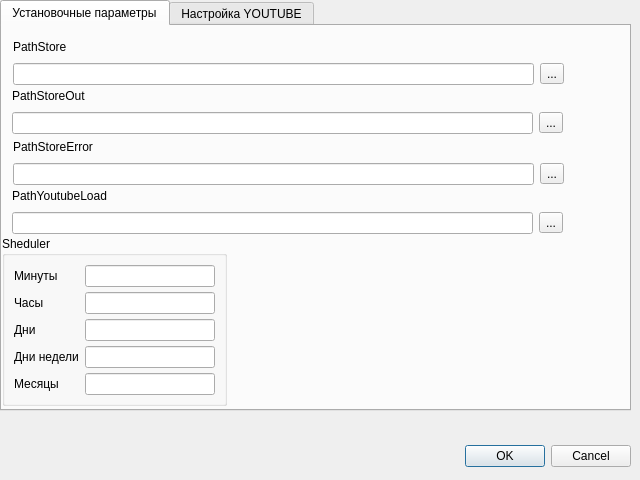
<?xml version="1.0" encoding="UTF-8"?>
<ui version="4.0">
 <class>FormSetup</class>
 <widget class="QDialog" name="FormSetup">
  <property name="geometry">
   <rect>
    <x>0</x>
    <y>0</y>
    <width>640</width>
    <height>480</height>
   </rect>
  </property>
  <property name="windowTitle">
   <string>Dialog</string>
  </property>
  <property name="sizeGripEnabled">
   <bool>false</bool>
  </property>
  <property name="modal">
   <bool>true</bool>
  </property>
  <widget class="QDialogButtonBox" name="buttonBox">
   <property name="geometry">
    <rect>
     <x>10</x>
     <y>440</y>
     <width>621</width>
     <height>32</height>
    </rect>
   </property>
   <property name="orientation">
    <enum>Qt::Horizontal</enum>
   </property>
   <property name="standardButtons">
    <set>QDialogButtonBox::Cancel|QDialogButtonBox::Ok</set>
   </property>
  </widget>
  <widget class="QTabWidget" name="tabWidget">
   <property name="geometry">
    <rect>
     <x>0</x>
     <y>0</y>
     <width>631</width>
     <height>411</height>
    </rect>
   </property>
   <property name="currentIndex">
    <number>0</number>
   </property>
   <widget class="QWidget" name="tab_1">
    <attribute name="title">
     <string>Установочные параметры</string>
    </attribute>
    <widget class="QGroupBox" name="groupBox_Sheduler">
     <property name="geometry">
      <rect>
       <x>0</x>
       <y>210</y>
       <width>225</width>
       <height>170</height>
      </rect>
     </property>
     <property name="title">
      <string>Sheduler</string>
     </property>
     <layout class="QGridLayout" name="gridLayout_3">
      <item row="0" column="0">
       <layout class="QFormLayout" name="formLayout">
        <item row="0" column="0">
         <widget class="QLabel" name="label_4">
          <property name="text">
           <string>Минуты</string>
          </property>
         </widget>
        </item>
        <item row="0" column="1">
         <widget class="QLineEdit" name="lineEdit_MIN">
          <property name="sizePolicy">
           <sizepolicy hsizetype="Preferred" vsizetype="Fixed">
            <horstretch>0</horstretch>
            <verstretch>0</verstretch>
           </sizepolicy>
          </property>
          <property name="minimumSize">
           <size>
            <width>0</width>
            <height>22</height>
           </size>
          </property>
          <property name="maximumSize">
           <size>
            <width>16777215</width>
            <height>22</height>
           </size>
          </property>
         </widget>
        </item>
        <item row="1" column="0">
         <widget class="QLabel" name="label_5">
          <property name="text">
           <string>Часы</string>
          </property>
         </widget>
        </item>
        <item row="1" column="1">
         <widget class="QLineEdit" name="lineEdit_HH">
          <property name="minimumSize">
           <size>
            <width>0</width>
            <height>22</height>
           </size>
          </property>
          <property name="maximumSize">
           <size>
            <width>16777215</width>
            <height>22</height>
           </size>
          </property>
         </widget>
        </item>
        <item row="2" column="0">
         <widget class="QLabel" name="label_6">
          <property name="text">
           <string>Дни</string>
          </property>
         </widget>
        </item>
        <item row="2" column="1">
         <widget class="QLineEdit" name="lineEdit_DD">
          <property name="minimumSize">
           <size>
            <width>0</width>
            <height>22</height>
           </size>
          </property>
          <property name="maximumSize">
           <size>
            <width>16777215</width>
            <height>22</height>
           </size>
          </property>
         </widget>
        </item>
        <item row="3" column="0">
         <widget class="QLabel" name="label_7">
          <property name="text">
           <string>Дни недели</string>
          </property>
         </widget>
        </item>
        <item row="3" column="1">
         <widget class="QLineEdit" name="lineEdit_DN">
          <property name="minimumSize">
           <size>
            <width>0</width>
            <height>22</height>
           </size>
          </property>
          <property name="maximumSize">
           <size>
            <width>16777215</width>
            <height>22</height>
           </size>
          </property>
         </widget>
        </item>
        <item row="4" column="0">
         <widget class="QLabel" name="label_8">
          <property name="text">
           <string>Месяцы</string>
          </property>
         </widget>
        </item>
        <item row="4" column="1">
         <widget class="QLineEdit" name="lineEdit_MM">
          <property name="minimumSize">
           <size>
            <width>0</width>
            <height>22</height>
           </size>
          </property>
          <property name="maximumSize">
           <size>
            <width>16777215</width>
            <height>22</height>
           </size>
          </property>
         </widget>
        </item>
       </layout>
      </item>
     </layout>
    </widget>
    <widget class="QWidget" name="layoutWidget">
     <property name="geometry">
      <rect>
       <x>10</x>
       <y>160</y>
       <width>551</width>
       <height>48</height>
      </rect>
     </property>
     <layout class="QVBoxLayout" name="verticalLayout_4">
      <item>
       <widget class="QLabel" name="label_PathYoutubeLoad">
        <property name="text">
         <string>PathYoutubeLoad</string>
        </property>
       </widget>
      </item>
      <item>
       <layout class="QGridLayout" name="gridLayout_4">
        <item row="0" column="1">
         <widget class="QToolButton" name="toolButton_PathYoutubeLoad">
          <property name="text">
           <string>...</string>
          </property>
         </widget>
        </item>
        <item row="0" column="0">
         <widget class="QLineEdit" name="lineEdit_PathYoutubeLoad"/>
        </item>
       </layout>
      </item>
     </layout>
    </widget>
    <widget class="QWidget" name="layoutWidget">
     <property name="geometry">
      <rect>
       <x>11</x>
       <y>111</y>
       <width>551</width>
       <height>48</height>
      </rect>
     </property>
     <layout class="QVBoxLayout" name="verticalLayout_3">
      <item>
       <widget class="QLabel" name="label_PathStoreError">
        <property name="text">
         <string>PathStoreError</string>
        </property>
       </widget>
      </item>
      <item>
       <layout class="QGridLayout" name="gridLayout_03">
        <item row="0" column="1">
         <widget class="QToolButton" name="toolButton_PathStoreError">
          <property name="text">
           <string>...</string>
          </property>
         </widget>
        </item>
        <item row="0" column="0">
         <widget class="QLineEdit" name="lineEdit_PathStoreError"/>
        </item>
       </layout>
      </item>
     </layout>
    </widget>
    <widget class="QWidget" name="layoutWidget">
     <property name="geometry">
      <rect>
       <x>10</x>
       <y>60</y>
       <width>551</width>
       <height>48</height>
      </rect>
     </property>
     <layout class="QVBoxLayout" name="verticalLayout_2">
      <item>
       <widget class="QLabel" name="label_PathStoreOut">
        <property name="text">
         <string>PathStoreOut</string>
        </property>
       </widget>
      </item>
      <item>
       <layout class="QGridLayout" name="gridLayout_02">
        <item row="0" column="1">
         <widget class="QToolButton" name="toolButton_PathStoreOut">
          <property name="text">
           <string>...</string>
          </property>
         </widget>
        </item>
        <item row="0" column="0">
         <widget class="QLineEdit" name="lineEdit_PathStoreOut"/>
        </item>
       </layout>
      </item>
     </layout>
    </widget>
    <widget class="QWidget" name="layoutWidget">
     <property name="geometry">
      <rect>
       <x>11</x>
       <y>11</y>
       <width>551</width>
       <height>48</height>
      </rect>
     </property>
     <layout class="QVBoxLayout" name="verticalLayout_1">
      <item>
       <widget class="QLabel" name="label_PathStore">
        <property name="text">
         <string>PathStore</string>
        </property>
       </widget>
      </item>
      <item>
       <layout class="QGridLayout" name="gridLayout_01">
        <property name="sizeConstraint">
         <enum>QLayout::SetMinAndMaxSize</enum>
        </property>
        <item row="0" column="0">
         <widget class="QLineEdit" name="lineEdit_PathStore">
          <property name="sizePolicy">
           <sizepolicy hsizetype="Preferred" vsizetype="Fixed">
            <horstretch>0</horstretch>
            <verstretch>0</verstretch>
           </sizepolicy>
          </property>
          <property name="minimumSize">
           <size>
            <width>300</width>
            <height>0</height>
           </size>
          </property>
         </widget>
        </item>
        <item row="0" column="1">
         <widget class="QToolButton" name="toolButton_PathStore">
          <property name="text">
           <string>...</string>
          </property>
         </widget>
        </item>
       </layout>
      </item>
     </layout>
    </widget>
   </widget>
   <widget class="QWidget" name="tab_2">
    <attribute name="title">
     <string>Настройка YOUTUBE</string>
    </attribute>
    <widget class="QComboBox" name="comboBox_MaxRes">
     <property name="geometry">
      <rect>
       <x>330</x>
       <y>180</y>
       <width>131</width>
       <height>22</height>
      </rect>
     </property>
    </widget>
    <widget class="QGroupBox" name="groupBox_Checkbox">
     <property name="geometry">
      <rect>
       <x>20</x>
       <y>150</y>
       <width>281</width>
       <height>221</height>
      </rect>
     </property>
     <property name="title">
      <string>Checkbox</string>
     </property>
     <widget class="QWidget" name="layoutWidget">
      <property name="geometry">
       <rect>
        <x>20</x>
        <y>21</y>
        <width>245</width>
        <height>192</height>
       </rect>
      </property>
      <layout class="QVBoxLayout" name="verticalLayout">
       <item>
        <widget class="QCheckBox" name="checkBox_CheckBoxCliboard">
         <property name="minimumSize">
          <size>
           <width>200</width>
           <height>22</height>
          </size>
         </property>
         <property name="maximumSize">
          <size>
           <width>300</width>
           <height>22</height>
          </size>
         </property>
         <property name="text">
          <string>Использовать Cliboard</string>
         </property>
         <property name="checked">
          <bool>true</bool>
         </property>
        </widget>
       </item>
       <item>
        <widget class="QCheckBox" name="checkBox_CheckBoxAutoDownload">
         <property name="minimumSize">
          <size>
           <width>200</width>
           <height>22</height>
          </size>
         </property>
         <property name="maximumSize">
          <size>
           <width>300</width>
           <height>22</height>
          </size>
         </property>
         <property name="text">
          <string>Автоматическая загрузка</string>
         </property>
         <property name="checked">
          <bool>true</bool>
         </property>
        </widget>
       </item>
       <item>
        <widget class="QCheckBox" name="checkBox_CheckBoxAutoDelete">
         <property name="minimumSize">
          <size>
           <width>200</width>
           <height>22</height>
          </size>
         </property>
         <property name="maximumSize">
          <size>
           <width>300</width>
           <height>22</height>
          </size>
         </property>
         <property name="text">
          <string>Автоматическое удаление из списка</string>
         </property>
         <property name="checked">
          <bool>true</bool>
         </property>
        </widget>
       </item>
       <item>
        <widget class="QCheckBox" name="checkBox_CheckBoxSkipExists">
         <property name="minimumSize">
          <size>
           <width>200</width>
           <height>22</height>
          </size>
         </property>
         <property name="maximumSize">
          <size>
           <width>300</width>
           <height>22</height>
          </size>
         </property>
         <property name="text">
          <string>Пропускать загруженные видео</string>
         </property>
         <property name="checked">
          <bool>true</bool>
         </property>
        </widget>
       </item>
       <item>
        <widget class="QCheckBox" name="checkBox_CheckBoxChunk">
         <property name="minimumSize">
          <size>
           <width>200</width>
           <height>22</height>
          </size>
         </property>
         <property name="maximumSize">
          <size>
           <width>300</width>
           <height>22</height>
          </size>
         </property>
         <property name="text">
          <string>Использовать pyTube chunk</string>
         </property>
         <property name="checked">
          <bool>true</bool>
         </property>
        </widget>
       </item>
       <item>
        <widget class="QCheckBox" name="checkBox_CheckBoxStop">
         <property name="minimumSize">
          <size>
           <width>200</width>
           <height>22</height>
          </size>
         </property>
         <property name="maximumSize">
          <size>
           <width>300</width>
           <height>22</height>
          </size>
         </property>
         <property name="text">
          <string>Остановить основной цикл программы</string>
         </property>
         <property name="checked">
          <bool>true</bool>
         </property>
        </widget>
       </item>
       <item>
        <widget class="QCheckBox" name="checkBox_CheckBoxDownload">
         <property name="minimumSize">
          <size>
           <width>200</width>
           <height>22</height>
          </size>
         </property>
         <property name="maximumSize">
          <size>
           <width>300</width>
           <height>22</height>
          </size>
         </property>
         <property name="text">
          <string>Эмуляция загрузки </string>
         </property>
         <property name="checked">
          <bool>true</bool>
         </property>
        </widget>
       </item>
      </layout>
     </widget>
    </widget>
    <widget class="QLabel" name="label_MaxRes">
     <property name="geometry">
      <rect>
       <x>330</x>
       <y>160</y>
       <width>261</width>
       <height>16</height>
      </rect>
     </property>
     <property name="text">
      <string>Максимальное разрешение</string>
     </property>
    </widget>
    <widget class="QSpinBox" name="spinBox_NumberThread">
     <property name="geometry">
      <rect>
       <x>330</x>
       <y>230</y>
       <width>42</width>
       <height>22</height>
      </rect>
     </property>
     <property name="minimum">
      <number>1</number>
     </property>
     <property name="maximum">
      <number>5</number>
     </property>
     <property name="value">
      <number>5</number>
     </property>
    </widget>
    <widget class="QLabel" name="label_NumberThread">
     <property name="geometry">
      <rect>
       <x>330</x>
       <y>210</y>
       <width>261</width>
       <height>16</height>
      </rect>
     </property>
     <property name="text">
      <string>Количество потоков</string>
     </property>
    </widget>
   </widget>
  </widget>
 </widget>
 <resources/>
 <connections>
  <connection>
   <sender>buttonBox</sender>
   <signal>accepted()</signal>
   <receiver>FormSetup</receiver>
   <slot>accept()</slot>
   <hints>
    <hint type="sourcelabel">
     <x>248</x>
     <y>254</y>
    </hint>
    <hint type="destinationlabel">
     <x>157</x>
     <y>274</y>
    </hint>
   </hints>
  </connection>
  <connection>
   <sender>buttonBox</sender>
   <signal>rejected()</signal>
   <receiver>FormSetup</receiver>
   <slot>reject()</slot>
   <hints>
    <hint type="sourcelabel">
     <x>316</x>
     <y>260</y>
    </hint>
    <hint type="destinationlabel">
     <x>286</x>
     <y>274</y>
    </hint>
   </hints>
  </connection>
 </connections>
</ui>
